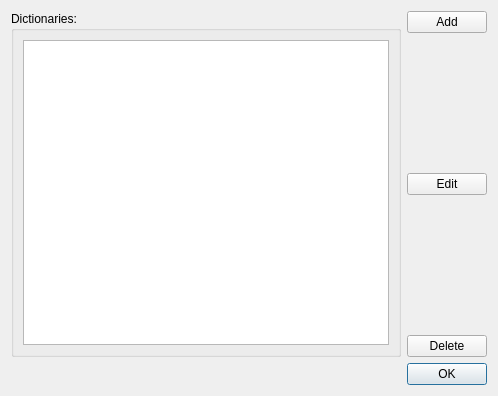
<?xml version="1.0" encoding="UTF-8"?>
<ui version="4.0">
 <class>DictionarySettingDialog</class>
 <widget class="QDialog" name="DictionarySettingDialog">
  <property name="geometry">
   <rect>
    <x>0</x>
    <y>0</y>
    <width>498</width>
    <height>396</height>
   </rect>
  </property>
  <property name="windowTitle">
   <string>Installed Dictionaries</string>
  </property>
  <layout class="QVBoxLayout" name="verticalLayout_3">
   <item>
    <layout class="QHBoxLayout" name="horizontalLayout">
     <item>
      <widget class="QGroupBox" name="groupBox">
       <property name="title">
        <string>Dictionaries:</string>
       </property>
       <layout class="QVBoxLayout" name="verticalLayout">
        <item>
         <widget class="QListWidget" name="dictListWidget">
          <property name="iconSize">
           <size>
            <width>51</width>
            <height>78</height>
           </size>
          </property>
         </widget>
        </item>
       </layout>
      </widget>
     </item>
     <item>
      <layout class="QVBoxLayout" name="verticalLayout_2">
       <item>
        <widget class="QPushButton" name="addButton">
         <property name="text">
          <string>Add</string>
         </property>
        </widget>
       </item>
       <item>
        <spacer name="verticalSpacer">
         <property name="orientation">
          <enum>Qt::Vertical</enum>
         </property>
         <property name="sizeHint" stdset="0">
          <size>
           <width>20</width>
           <height>40</height>
          </size>
         </property>
        </spacer>
       </item>
       <item>
        <widget class="QPushButton" name="editButton">
         <property name="text">
          <string>Edit</string>
         </property>
        </widget>
       </item>
       <item>
        <spacer name="verticalSpacer_2">
         <property name="orientation">
          <enum>Qt::Vertical</enum>
         </property>
         <property name="sizeHint" stdset="0">
          <size>
           <width>20</width>
           <height>40</height>
          </size>
         </property>
        </spacer>
       </item>
       <item>
        <widget class="QPushButton" name="deleteButton">
         <property name="text">
          <string>Delete</string>
         </property>
        </widget>
       </item>
      </layout>
     </item>
    </layout>
   </item>
   <item>
    <widget class="QDialogButtonBox" name="buttonBox">
     <property name="orientation">
      <enum>Qt::Horizontal</enum>
     </property>
     <property name="standardButtons">
      <set>QDialogButtonBox::Ok</set>
     </property>
    </widget>
   </item>
  </layout>
 </widget>
 <resources/>
 <connections>
  <connection>
   <sender>buttonBox</sender>
   <signal>accepted()</signal>
   <receiver>DictionarySettingDialog</receiver>
   <slot>accept()</slot>
   <hints>
    <hint type="sourcelabel">
     <x>248</x>
     <y>254</y>
    </hint>
    <hint type="destinationlabel">
     <x>157</x>
     <y>274</y>
    </hint>
   </hints>
  </connection>
  <connection>
   <sender>buttonBox</sender>
   <signal>rejected()</signal>
   <receiver>DictionarySettingDialog</receiver>
   <slot>reject()</slot>
   <hints>
    <hint type="sourcelabel">
     <x>316</x>
     <y>260</y>
    </hint>
    <hint type="destinationlabel">
     <x>286</x>
     <y>274</y>
    </hint>
   </hints>
  </connection>
 </connections>
</ui>
